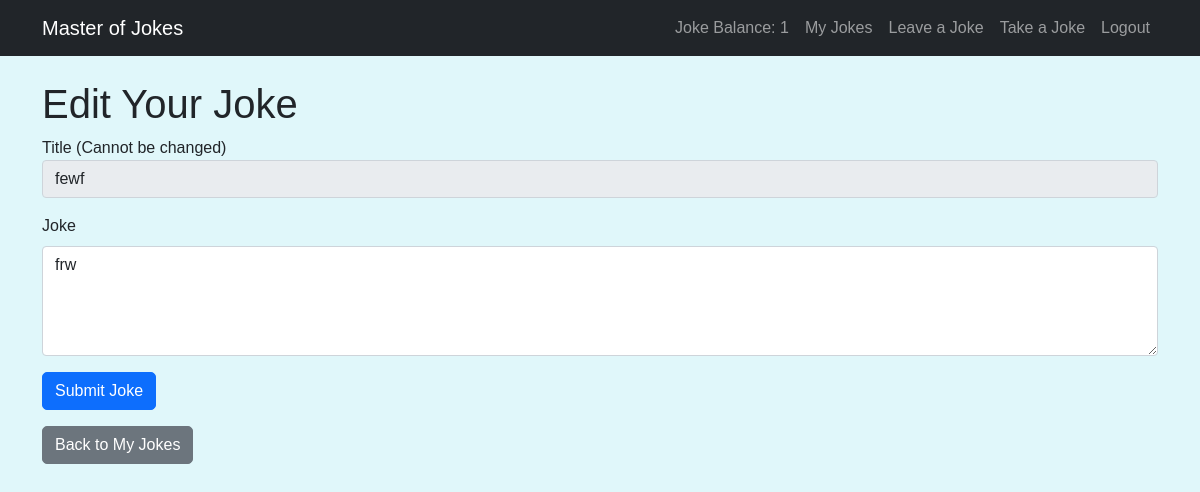
The page /edit_joke/1 (signed in) on the database its author committed.
### app/models.py (models this page shows, shortened)
class User(UserMixin, db.Model):
    id = db.Column(db.Integer, primary_key=True)
    email = db.Column(db.String(120), unique=True, nullable=False)
    nickname = db.Column(db.String(64), unique=True, nullable=False)
    password_hash = db.Column(db.String(128))
    joke_balance = db.Column(db.Integer, default=0)
    jokes = db.relationship('Joke', backref='author', lazy='dynamic')
    role = db.Column(db.String(10), default='User')

class Joke(db.Model):
    id = db.Column(db.Integer, primary_key=True)
    title = db.Column(db.String(100), nullable=False)
    body = db.Column(db.Text, nullable=False)
    created_at = db.Column(db.DateTime, default=datetime.utcnow)  # Add created_at field
    user_id = db.Column(db.Integer, db.ForeignKey('user.id'), nullable=False)
    ratings = db.relationship('Rating', backref='joke', lazy=True)

### app/routes.py (the view)
@bp.route('/edit_joke/<int:joke_id>', methods=['GET', 'POST'])
@login_required
def edit_joke(joke_id):
    joke = Joke.query.get_or_404(joke_id)
    if current_user != joke.author and not current_user.is_moderator():
        abort(403)
    form = JokeForm()
    if form.validate_on_submit():
        joke.body = form.body.data
        db.session.commit()
        flash('Your joke has been updated.')
        return redirect(url_for('main.jokes'))
    elif request.method == 'GET':
        form.body.data = joke.body
    return render_template('edit_joke.html', title='Edit Your Joke', form=form, joke=joke)

### app/forms.py (shortened to what this page needs)
class JokeForm(FlaskForm):
    title = StringField('Title', validators=[DataRequired(), Length(max=100)])
    body = TextAreaField('Joke', validators=[DataRequired()])
    submit = SubmitField('Submit Joke')

### app/templates/edit_joke.html (shortened to what this page needs)
{% extends "base.html" %} {% block content %}
<h1>Edit Your Joke</h1>
<form method="POST">
    <div class="mb-3">
        <label for="title">Title (Cannot be changed)</label>
        <input type="text" id="title" name="title" value="{{ joke.title }}" class="form-control" readonly>
    </div>
    <div class="mb-3">
        {{ form.body.label(class='form-label') }} {{ form.body(class='form-control', rows=4) }}
    </div>
    {{ form.submit(class='btn btn-primary') }}
</form>
<a href="{{ url_for('main.my_jokes') }}" class="btn btn-secondary mt-3">Back to My Jokes</a> {% endblock %}

### app/templates/base.html (shortened to what this page needs)
<!DOCTYPE html>
<html lang="en">
<head>
    <link href="https://cdn.jsdelivr.net/npm/bootstrap@5.1.3/dist/css/bootstrap.min.css" rel="stylesheet">
    <link rel="stylesheet" href="{{ url_for('static', filename='css/style.css') }}">
</head>
<body>
    <nav class="navbar navbar-expand-md navbar-dark bg-dark fixed-top">
        <div class="container">
            <a class="navbar-brand" href="{{ url_for('main.index') }}">Master of Jokes</a>
            <div class="navbar-nav">
                {% if current_user.is_authenticated %}
                {% if current_user.role != 'Moderator' %}
                <span class="nav-item nav-link">Joke Balance: {{ current_user.joke_balance }}</span>
                <a class="nav-item nav-link" href="{{ url_for('main.my_jokes') }}">My Jokes</a>
                <a class="nav-item nav-link" href="{{ url_for('main.leave_joke') }}">Leave a Joke</a>
                <a class="nav-item nav-link {% if current_user.joke_balance == 0 %}disabled{% endif %}" href="{{ url_for('main.take_joke') }}">
                            Take a Joke
                        </a> {% endif %}
                <a class="nav-item nav-link" href="{{ url_for('main.logout') }}">Logout</a> {% else %}
                <a class="nav-item nav-link" href="{{ url_for('main.login') }}">Login</a> {% endif %}
            </div>
        </div>
    </nav>
    <main class="container">
         {% block content %}{% endblock %}
    </main>
</body>
</html>

### app/static/css/style.css (style rules this page uses)
body { font-family: 'Arial', sans-serif; background-color: #e0f7fa; margin: 0; padding-top: 70px; }
.navbar { margin-bottom: 20px; }
.btn { border-radius: 5px; }

### app/templates/base.html (style rules this page uses)
body { padding-top: 5rem; }

### rows shown on the page
User: joke_balance "1"
Joke: title "fewf", body "frw"
